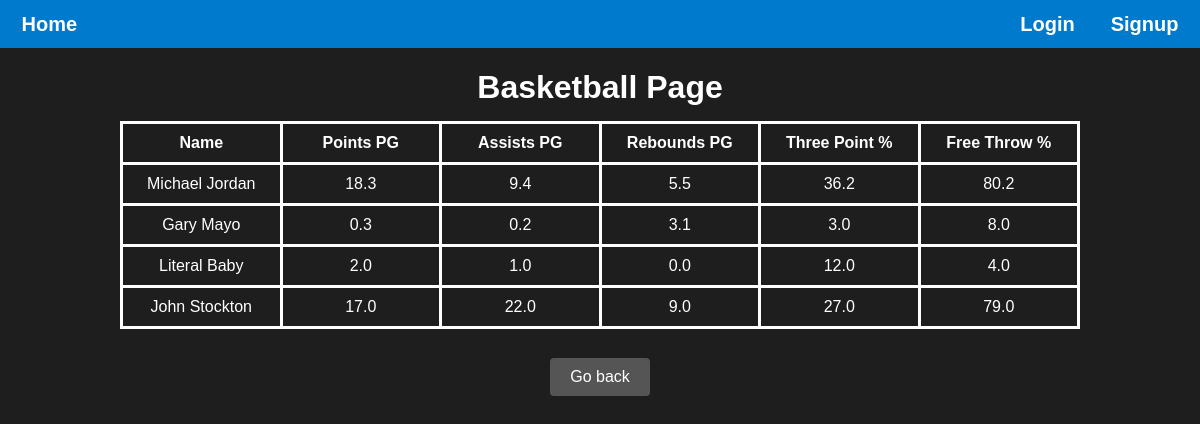
Screenshot of /basketball/ with the database file from the repository.
### main/models.py (models this page shows, shortened)
class BasketballStat(models.Model):
    athlete = models.OneToOneField(Athlete, on_delete=models.CASCADE, primary_key=True)
    pointsPG = models.FloatField(blank=True)
    assistsPG = models.FloatField(blank=True)
    reboundsPG = models.FloatField(blank=True)
    threePPerc = models.FloatField(blank=True)
    freeThrowPerc = models.FloatField(blank=True)

class Athlete(models.Model):
    SPORT_CHOICES = [
        ('baseball', 'baseball'),
        ('basketball', 'basketball'),
        ('soccer', 'soccer'),
        ('football', 'football'),
    ]
    id = models.AutoField(primary_key=True)
    firstName = models.CharField(max_length=20, default='N/A')
    lastName = models.CharField(max_length=20, default='N/A')
    height = models.CharField(max_length=5, default='N/A',blank=True, null=True)
    weight = models.IntegerField(blank=True, null=True)
    birthDate = models.DateField(blank=True, null=True)
    age = models.IntegerField(blank=True, null=True)
    wins = models.IntegerField(blank=True, null=True)
    losses = models.IntegerField(blank=True, null=True)
    joinYear = models.IntegerField(blank=True, null=True)
    sport = models.CharField(max_length=20, choices=SPORT_CHOICES, default='Baseball')
    teamName = models.CharField(max_length=20, default='N/A')
    position = models.CharField(max_length=20, default='N/A', blank=True, null=True)
    gamesPlayed = models.IntegerField(default=0, blank=True, null=True)
    numViews = models.IntegerField(default=0, blank=True, null=True)

### main/views.py (the view)
# urls.py: path("<str:sport>/", views.sports_page, name ="sports_page"),
def sports_page(request, sport):
    sort_num = request.GET.get('sort_num', 0)
    logged_in = request.session.get('logged_in', False)
    curr_user_name = request.session.get('curr_user_name', "")
    is_admin = False
    header = table_header(sport)
    if logged_in and curr_user_name:
        try:
            user = User.objects.get(userName=curr_user_name)
            is_admin = user.isAdmin
        except User.DoesNotExist:
            is_admin = False
    stats = get_sorted_sports_stats(sport, int(sort_num))
    are_stats = bool(stats)
    context = {
        "logged_in": logged_in,
        "curr_user_name": curr_user_name,
        "is_admin": is_admin,
        "are_stats": are_stats,
        "sport": sport,
        "stats": stats,
        "header": header
    }
    return render(request, "main/sports_page.html", context)

### main/views.py (called while the page is built)
def table_header(sport):
    if sport == "baseball":
        header = ['Name', 'Batting Avg', 'Home Runs', 'ERA', 'RBI', 'Stolen Bases']
    elif sport == "basketball":
        header = ['Name', 'Points PG', 'Assists PG', 'Rebounds PG', 'Three Point %', 'Free Throw %']
    elif sport == "soccer":
        header = ['Name', 'Goals', 'Shots', 'Saves', 'Fouls', 'Minutes Played']
    else:
        header = ['Name', 'Passing Yards', 'Rushing Yards', 'Tackles', 'Sacks', 'Interceptions']
    return header

### main/templates/main/sports_page.html (shortened to what this page needs)
{% load static %}
<!DOCTYPE html>
<html lang="en">
<head>
    <link rel="stylesheet" href="{% static 'styles.css' %}" />
</head>
<body>
    <div class="header">
        <p><a href="{% url 'landing_page' %}">Home</a></p>
        <div class="header-container">
            {% if not logged_in %}
            <p><a href="{% url 'login_page' %}">Login</a></p>
            <p><a href="{% url 'signup_page' %}">Signup</a></p>
            {% else %}
            <p><a href="{% url 'logout' %}">Logout</a></p>
            <p><a href="{% url 'user_page' curr_user_name %}">Profile</a></p>
            {% endif %}
        </div>
    </div>
    <h1>{{ sport|capfirst }} Page</h1>
    {% if are_stats %}
    <table>
        <tr>
            <th><a href="{% url 'sports_page' sport=sport %}?sort_num=1">{{ header.0 }}</a></th>
            <th><a href="{% url 'sports_page' sport=sport %}?sort_num=2">{{ header.1 }}</a></th>
            <th><a href="{% url 'sports_page' sport=sport %}?sort_num=3">{{ header.2 }}</a></th>
            <th><a href="{% url 'sports_page' sport=sport %}?sort_num=4">{{ header.3 }}</a></th>
            <th><a href="{% url 'sports_page' sport=sport %}?sort_num=5">{{ header.4 }}</a></th>
            <th><a href="{% url 'sports_page' sport=sport %}?sort_num=6">{{ header.5 }}</a></th>
        </tr>
        {% for stat in stats %}
        <tr>
            <td>
                <a href="{% url 'athlete_page' sport=sport athlete_id=stat.athlete.id %}">
                    {{ stat.athlete.firstName }} {{ stat.athlete.lastName }}
                </a>
            </td>
            {% if sport == "baseball" %}
                <td>{{ stat.battingAvg }}</td>
                <td>{{ stat.homeRuns }}</td>
                <td>{{ stat.era }}</td>
                <td>{{ stat.rbi }}</td>
                <td>{{ stat.stolenBases }}</td>
            {% elif sport == "basketball" %}
                <td>{{ stat.pointsPG }}</td>
                <td>{{ stat.assistsPG }}</td>
                <td>{{ stat.reboundsPG }}</td>
                <td>{{ stat.threePPerc }}</td>
                <td>{{ stat.freeThrowPerc }}</td>
            {% elif sport == "soccer" %}
                <td>{{ stat.goalsScored }}</td>
                <td>{{ stat.shots }}</td>
                <td>{{ stat.saves }}</td>
                <td>{{ stat.fouls }}</td>
                <td>{{ stat.minutesPlayed }}</td>
            {% elif sport == "football" %}
                <td>{{ stat.passingYards }}</td>
                <td>{{ stat.rushingYards }}</td>
                <td>{{ stat.tackles }}</td>
                <td>{{ stat.sacks }}</td>
                <td>{{ stat.interceptions }}</td>
            {% endif %}
        </tr>
    {% endfor %}
    </table>
    {% else %}
        <h2>There aren't any {{ sport|capfirst }} stats, try adding some?</h2>
    {% endif %}
    <div class="additional-buttons">
        <form action="{% url 'landing_page' %}" method="get" style="display:inline;">
            <button type="submit" class="btn-secondary">Go back</button>
        </form>
    </div>
</body>
</html>

### main/static/styles.css (style rules this page uses)
body { background-color: #1e1e1e; color: #ffffff; font-family: Arial, sans-serif; display: flex; flex-direction: column; align-items: center; min-height: 100vh; margin: 0; }
.header { display: flex; flex: auto; background-color: #007acc; font-size: 20px; font-weight: 600; justify-content: space-around; align-items: center; gap: 75%; max-height: 48px; min-width: 100%; }
.header-container { display: flex; justify-content: space-between; gap: 36px; }
h1 { font-size: 2em; margin-bottom: 15px; }
a { color: inherit; text-decoration: none; }
button { font-size: 1em; color: #ffffff; background-color: #007acc; border: none; padding: 10px 20px; border-radius: 5px; cursor: pointer; margin: 5px; }
.additional-buttons { display: flex; justify-content: center; gap: 1rem; margin-top: 1.5rem; }
.btn-secondary { padding: 10px 20px; background-color: #555; color: #fff; border: none; border-radius: 4px; cursor: pointer; }
table { border: 3px solid; border-collapse: collapse; text-align: center; width: 80%; table-layout: fixed; }
th, td { border: 3px solid; padding: 10px; }

### rows the page displays
BasketballStat: athlete.firstName "Michael", athlete.lastName "Jordan", pointsPG "18.3", assistsPG "9.4", reboundsPG "5.5", threePPerc "36.2", freeThrowPerc "80.2"
BasketballStat: athlete.firstName "Gary", athlete.lastName "Mayo", pointsPG "0.3", assistsPG "0.2", reboundsPG "3.1", threePPerc "3.0", freeThrowPerc "8.0"
BasketballStat: athlete.firstName "Literal", athlete.lastName "Baby", pointsPG "2.0", assistsPG "1.0", reboundsPG "0.0", threePPerc "12.0", freeThrowPerc "4.0"
BasketballStat: athlete.firstName "John", athlete.lastName "Stockton", pointsPG "17.0", assistsPG "22.0", reboundsPG "9.0", threePPerc "27.0", freeThrowPerc "79.0"

### other values shown
{{ sport|capfirst }} "Basketball"
{{ header.0 }} "Name"
{{ header.1 }} "Points PG"
{{ header.2 }} "Assists PG"
{{ header.3 }} "Rebounds PG"
{{ header.4 }} "Three Point %"
{{ header.5 }} "Free Throw %"
